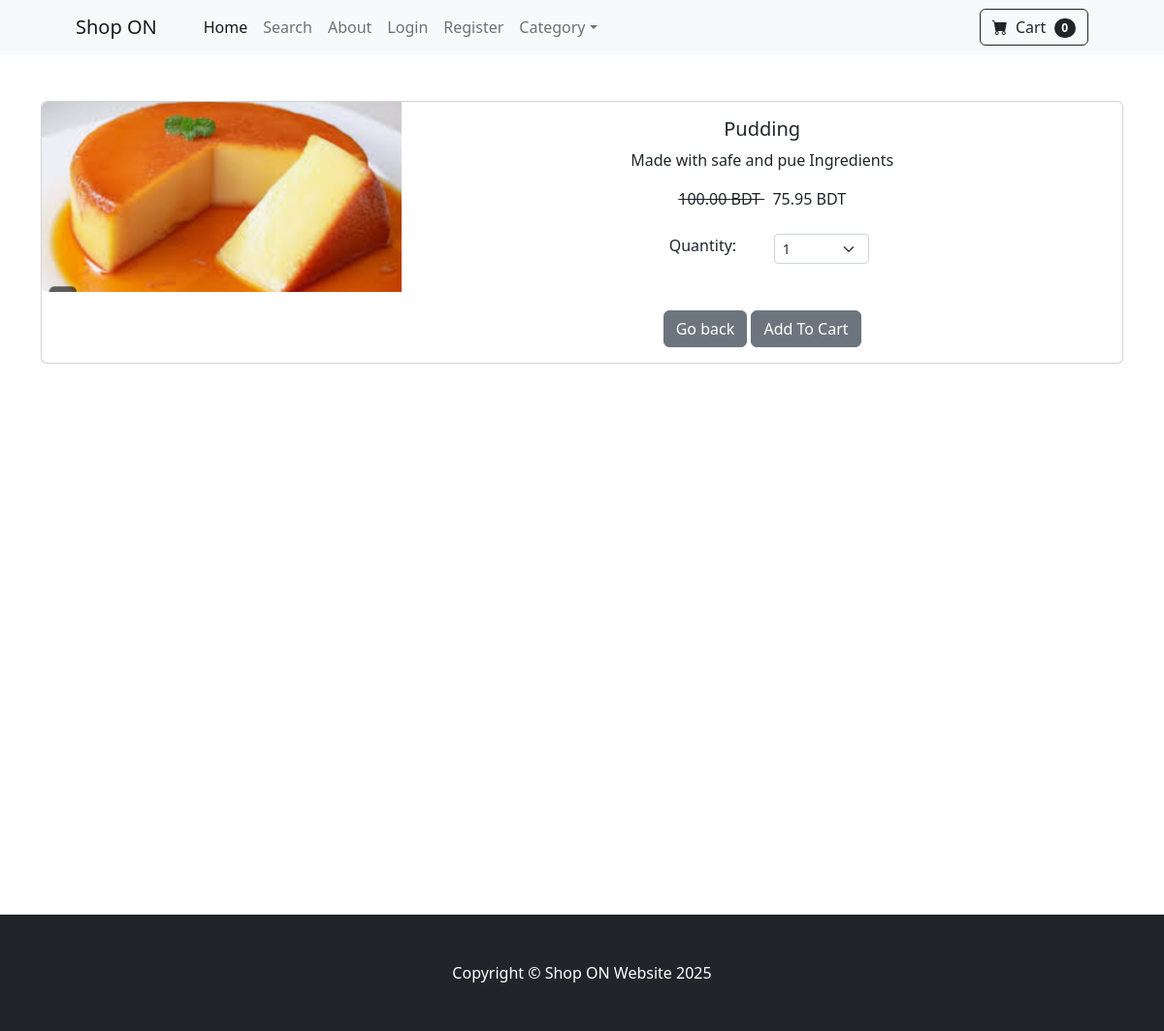
Page /product/1 on the committed database.
### store/models.py (models this page shows, shortened)
class Product(models.Model):
  name = models.CharField(max_length=100)
  price = models.DecimalField(default=0, decimal_places=2, max_digits=10)
  category = models.ForeignKey(Category, on_delete=models.CASCADE, default=1)
  description = models.CharField(max_length=500, default='', blank=True, null=True)
  image = models.ImageField(upload_to='uploads/product/')
  is_sale = models.BooleanField(default=False)
  sale_price = models.DecimalField(default=0, decimal_places=2, max_digits=10)

### store/views.py (the view)
# urls.py: path('product/<int:pk>', views.product, name='product'),
def product(request,pk):
    product = Product.objects.get(id=pk)
    return render(request, 'product.html', {'product':product})

### cart/cart.py (called while the page is built)
  def __len__(self):
    return len(self.cart)

### cart/context_processors.py (called while the page is built)
def cart(request):
  return {'cart': Cart(request)}

### store/templates/product.html (shortened to what this page needs)
{% extends 'base.html' %}
{% block content %}
<div class="container">
  <br><br>
  <div class="card mb-3" >
    <div class="row g-0">
      <div class="col-md-4">
        <img src="{{ product.image.url }}" class="img-fluid rounded-start" alt="...">
      </div>
      <div class="col-md-8">
        <div class="card-body">
        <center>
          <h5 class="card-title">{{ product.name }}</h5>
          <p class="card-text">{{ product.description }}</p>
          {% if product.is_sale %}
            <strike> {{ product.price }} BDT </strike> &nbsp
            {{ product.sale_price }} BDT
          {% else %}
            {{ product.price }} BDT
          {% endif %}
          <br><br>
          <div class="row justify-content-center">
            <div class="col-md-2">Quantity: </div>
              <div class="col-md-2">
                <select class="form-select form-select-sm" id="qty-cart">
                  <option value="1">1</option>
                </select>
              </div>
            </div>
          <br><br>
          <a href="{% url 'home' %} " class="btn btn-secondary">Go back</a>
          <button type="button" value="{{ product.id }}" class="btn btn-secondary" id="add-cart">Add To Cart</button>
        </center>
        </div>
      </div>
    </div>
  </div>
</div>
<br><br><br><br><br><br>
<br><br><br><br><br><br>
<br><br><br><br><br><br>
<br><br><br><br><br>
{% endblock %}

### rows in the picture
Product: image (picture), name "Pudding", description "Made with safe and pue Ingredients", price "100.00", sale_price "75.95"

### other values in the picture
{{ cart|length }} "0"
